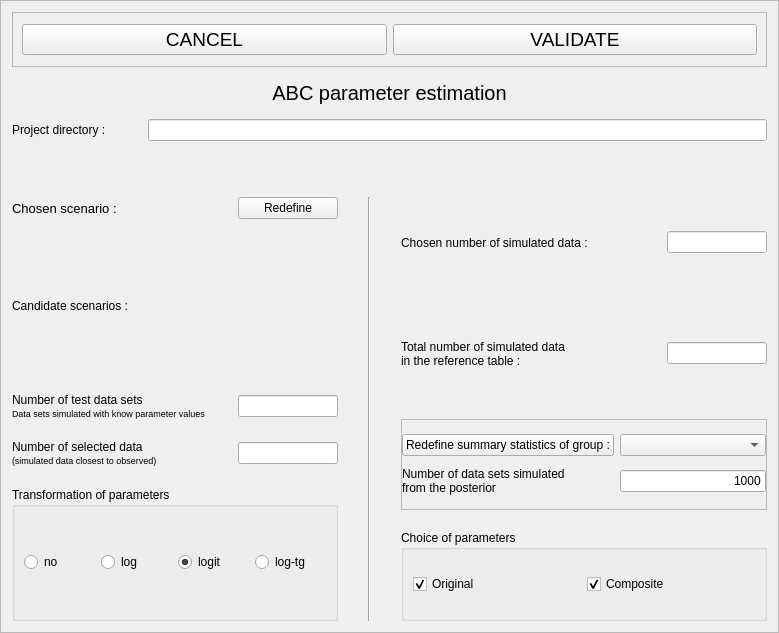
<?xml version="1.0" encoding="UTF-8"?>
<ui version="4.0">
 <class>Frame</class>
 <widget class="QFrame" name="Frame">
  <property name="geometry">
   <rect>
    <x>0</x>
    <y>0</y>
    <width>779</width>
    <height>633</height>
   </rect>
  </property>
  <property name="windowTitle">
   <string>Frame</string>
  </property>
  <property name="frameShape">
   <enum>QFrame::StyledPanel</enum>
  </property>
  <property name="frameShadow">
   <enum>QFrame::Raised</enum>
  </property>
  <layout class="QVBoxLayout" name="verticalLayout_3">
   <item>
    <widget class="QFrame" name="frame_6">
     <property name="sizePolicy">
      <sizepolicy hsizetype="Expanding" vsizetype="Preferred">
       <horstretch>0</horstretch>
       <verstretch>0</verstretch>
      </sizepolicy>
     </property>
     <property name="minimumSize">
      <size>
       <width>0</width>
       <height>55</height>
      </size>
     </property>
     <property name="maximumSize">
      <size>
       <width>16777215</width>
       <height>55</height>
      </size>
     </property>
     <property name="frameShape">
      <enum>QFrame::StyledPanel</enum>
     </property>
     <property name="frameShadow">
      <enum>QFrame::Raised</enum>
     </property>
     <layout class="QHBoxLayout" name="horizontalLayout_9">
      <item>
       <widget class="QPushButton" name="exitButton">
        <property name="font">
         <font>
          <pointsize>14</pointsize>
         </font>
        </property>
        <property name="toolTip">
         <string>Leave this screen without loosing any change</string>
        </property>
        <property name="text">
         <string>CANCEL</string>
        </property>
        <property name="shortcut">
         <string>Alt+E</string>
        </property>
       </widget>
      </item>
      <item>
       <widget class="QPushButton" name="okButton">
        <property name="font">
         <font>
          <pointsize>14</pointsize>
         </font>
        </property>
        <property name="toolTip">
         <string>Test and save data (Alt+o)</string>
        </property>
        <property name="text">
         <string>VALIDATE</string>
        </property>
        <property name="shortcut">
         <string>Alt+V</string>
        </property>
       </widget>
      </item>
     </layout>
    </widget>
   </item>
   <item>
    <widget class="QLabel" name="label">
     <property name="minimumSize">
      <size>
       <width>0</width>
       <height>40</height>
      </size>
     </property>
     <property name="maximumSize">
      <size>
       <width>16777215</width>
       <height>40</height>
      </size>
     </property>
     <property name="font">
      <font>
       <pointsize>15</pointsize>
      </font>
     </property>
     <property name="text">
      <string>ABC parameter estimation</string>
     </property>
     <property name="alignment">
      <set>Qt::AlignCenter</set>
     </property>
    </widget>
   </item>
   <item>
    <layout class="QHBoxLayout" name="horizontalLayout_7">
     <item>
      <widget class="QLabel" name="label_6">
       <property name="minimumSize">
        <size>
         <width>130</width>
         <height>0</height>
        </size>
       </property>
       <property name="maximumSize">
        <size>
         <width>130</width>
         <height>16777215</height>
        </size>
       </property>
       <property name="text">
        <string>Project directory : </string>
       </property>
      </widget>
     </item>
     <item>
      <widget class="QLineEdit" name="projectNameEdit">
       <property name="readOnly">
        <bool>true</bool>
       </property>
      </widget>
     </item>
    </layout>
   </item>
   <item>
    <spacer name="verticalSpacer">
     <property name="orientation">
      <enum>Qt::Vertical</enum>
     </property>
     <property name="sizeType">
      <enum>QSizePolicy::Fixed</enum>
     </property>
     <property name="sizeHint" stdset="0">
      <size>
       <width>20</width>
       <height>50</height>
      </size>
     </property>
    </spacer>
   </item>
   <item>
    <layout class="QHBoxLayout" name="horizontalLayout_3">
     <property name="spacing">
      <number>20</number>
     </property>
     <item>
      <layout class="QVBoxLayout" name="verticalLayout">
       <property name="spacing">
        <number>20</number>
       </property>
       <property name="rightMargin">
        <number>10</number>
       </property>
       <item>
        <layout class="QHBoxLayout" name="horizontalLayout_4">
         <item>
          <widget class="QLabel" name="scenariosLabel">
           <property name="sizePolicy">
            <sizepolicy hsizetype="Expanding" vsizetype="Preferred">
             <horstretch>0</horstretch>
             <verstretch>0</verstretch>
            </sizepolicy>
           </property>
           <property name="minimumSize">
            <size>
             <width>0</width>
             <height>20</height>
            </size>
           </property>
           <property name="maximumSize">
            <size>
             <width>16777215</width>
             <height>20</height>
            </size>
           </property>
           <property name="font">
            <font>
             <pointsize>10</pointsize>
            </font>
           </property>
           <property name="text">
            <string>Chosen scenario :</string>
           </property>
           <property name="alignment">
            <set>Qt::AlignLeading|Qt::AlignLeft|Qt::AlignVCenter</set>
           </property>
          </widget>
         </item>
         <item>
          <widget class="QPushButton" name="redefButton">
           <property name="minimumSize">
            <size>
             <width>100</width>
             <height>0</height>
            </size>
           </property>
           <property name="maximumSize">
            <size>
             <width>100</width>
             <height>16777215</height>
            </size>
           </property>
           <property name="text">
            <string>Redefine</string>
           </property>
          </widget>
         </item>
        </layout>
       </item>
       <item>
        <layout class="QHBoxLayout" name="horizontalLayout_6">
         <item>
          <widget class="QLabel" name="candidateLabel">
           <property name="text">
            <string>Candidate scenarios : </string>
           </property>
           <property name="alignment">
            <set>Qt::AlignLeading|Qt::AlignLeft|Qt::AlignVCenter</set>
           </property>
          </widget>
         </item>
        </layout>
       </item>
       <item>
        <layout class="QHBoxLayout" name="horizontalLayout_5">
         <item>
          <layout class="QVBoxLayout" name="verticalLayout_4">
           <property name="spacing">
            <number>1</number>
           </property>
           <item>
            <widget class="QLabel" name="label_4">
             <property name="sizePolicy">
              <sizepolicy hsizetype="Expanding" vsizetype="Preferred">
               <horstretch>0</horstretch>
               <verstretch>0</verstretch>
              </sizepolicy>
             </property>
             <property name="minimumSize">
              <size>
               <width>0</width>
               <height>13</height>
              </size>
             </property>
             <property name="maximumSize">
              <size>
               <width>16777215</width>
               <height>13</height>
              </size>
             </property>
             <property name="text">
              <string>Number of test data sets</string>
             </property>
             <property name="alignment">
              <set>Qt::AlignLeading|Qt::AlignLeft|Qt::AlignVCenter</set>
             </property>
            </widget>
           </item>
           <item>
            <widget class="QLabel" name="label_5">
             <property name="sizePolicy">
              <sizepolicy hsizetype="Expanding" vsizetype="Preferred">
               <horstretch>0</horstretch>
               <verstretch>0</verstretch>
              </sizepolicy>
             </property>
             <property name="minimumSize">
              <size>
               <width>0</width>
               <height>13</height>
              </size>
             </property>
             <property name="maximumSize">
              <size>
               <width>16777215</width>
               <height>13</height>
              </size>
             </property>
             <property name="font">
              <font>
               <pointsize>7</pointsize>
              </font>
             </property>
             <property name="text">
              <string>Data sets simulated with know parameter values</string>
             </property>
             <property name="alignment">
              <set>Qt::AlignLeading|Qt::AlignLeft|Qt::AlignVCenter</set>
             </property>
            </widget>
           </item>
          </layout>
         </item>
         <item>
          <widget class="QLineEdit" name="notdsEdit">
           <property name="minimumSize">
            <size>
             <width>100</width>
             <height>0</height>
            </size>
           </property>
           <property name="maximumSize">
            <size>
             <width>100</width>
             <height>16777215</height>
            </size>
           </property>
           <property name="alignment">
            <set>Qt::AlignRight|Qt::AlignTrailing|Qt::AlignVCenter</set>
           </property>
          </widget>
         </item>
        </layout>
       </item>
       <item>
        <layout class="QGridLayout" name="gridLayout_2">
         <property name="verticalSpacing">
          <number>1</number>
         </property>
         <item row="0" column="0">
          <widget class="QLabel" name="label_2">
           <property name="sizePolicy">
            <sizepolicy hsizetype="Expanding" vsizetype="Preferred">
             <horstretch>0</horstretch>
             <verstretch>0</verstretch>
            </sizepolicy>
           </property>
           <property name="minimumSize">
            <size>
             <width>0</width>
             <height>13</height>
            </size>
           </property>
           <property name="maximumSize">
            <size>
             <width>16777215</width>
             <height>13</height>
            </size>
           </property>
           <property name="text">
            <string>Number of selected data</string>
           </property>
           <property name="alignment">
            <set>Qt::AlignLeading|Qt::AlignLeft|Qt::AlignVCenter</set>
           </property>
          </widget>
         </item>
         <item row="0" column="1" rowspan="2">
          <widget class="QLineEdit" name="nosdEdit">
           <property name="minimumSize">
            <size>
             <width>100</width>
             <height>0</height>
            </size>
           </property>
           <property name="maximumSize">
            <size>
             <width>100</width>
             <height>16777215</height>
            </size>
           </property>
           <property name="alignment">
            <set>Qt::AlignRight|Qt::AlignTrailing|Qt::AlignVCenter</set>
           </property>
          </widget>
         </item>
         <item row="1" column="0">
          <widget class="QLabel" name="label_3">
           <property name="sizePolicy">
            <sizepolicy hsizetype="Expanding" vsizetype="Preferred">
             <horstretch>0</horstretch>
             <verstretch>0</verstretch>
            </sizepolicy>
           </property>
           <property name="minimumSize">
            <size>
             <width>0</width>
             <height>13</height>
            </size>
           </property>
           <property name="maximumSize">
            <size>
             <width>16777215</width>
             <height>13</height>
            </size>
           </property>
           <property name="font">
            <font>
             <pointsize>7</pointsize>
            </font>
           </property>
           <property name="text">
            <string>(simulated data closest to observed)</string>
           </property>
           <property name="alignment">
            <set>Qt::AlignLeading|Qt::AlignLeft|Qt::AlignVCenter</set>
           </property>
          </widget>
         </item>
        </layout>
       </item>
       <item>
        <widget class="QGroupBox" name="groupBox_2">
         <property name="minimumSize">
          <size>
           <width>0</width>
           <height>0</height>
          </size>
         </property>
         <property name="maximumSize">
          <size>
           <width>16777215</width>
           <height>16777215</height>
          </size>
         </property>
         <property name="title">
          <string>Transformation of parameters</string>
         </property>
         <layout class="QHBoxLayout" name="horizontalLayout_2">
          <item>
           <widget class="QRadioButton" name="noRadio">
            <property name="text">
             <string>no</string>
            </property>
           </widget>
          </item>
          <item>
           <widget class="QRadioButton" name="logRadio">
            <property name="text">
             <string>log</string>
            </property>
           </widget>
          </item>
          <item>
           <widget class="QRadioButton" name="logitRadio">
            <property name="text">
             <string>logit</string>
            </property>
            <property name="checked">
             <bool>true</bool>
            </property>
           </widget>
          </item>
          <item>
           <widget class="QRadioButton" name="logtgRadio">
            <property name="text">
             <string>log-tg</string>
            </property>
           </widget>
          </item>
         </layout>
        </widget>
       </item>
      </layout>
     </item>
     <item>
      <widget class="Line" name="line">
       <property name="orientation">
        <enum>Qt::Vertical</enum>
       </property>
      </widget>
     </item>
     <item>
      <layout class="QVBoxLayout" name="verticalLayout_2">
       <property name="spacing">
        <number>20</number>
       </property>
       <property name="leftMargin">
        <number>10</number>
       </property>
       <item>
        <layout class="QGridLayout" name="gridLayout">
         <property name="horizontalSpacing">
          <number>0</number>
         </property>
        </layout>
       </item>
       <item>
        <widget class="QFrame" name="frame">
         <property name="frameShape">
          <enum>QFrame::NoFrame</enum>
         </property>
         <property name="frameShadow">
          <enum>QFrame::Raised</enum>
         </property>
         <layout class="QHBoxLayout" name="horizontalLayout_8">
          <property name="leftMargin">
           <number>0</number>
          </property>
          <property name="rightMargin">
           <number>0</number>
          </property>
          <item>
           <widget class="QLabel" name="label_8">
            <property name="minimumSize">
             <size>
              <width>220</width>
              <height>0</height>
             </size>
            </property>
            <property name="maximumSize">
             <size>
              <width>220</width>
              <height>16777215</height>
             </size>
            </property>
            <property name="text">
             <string>Chosen number of simulated data : </string>
            </property>
           </widget>
          </item>
          <item>
           <spacer name="horizontalSpacer">
            <property name="orientation">
             <enum>Qt::Horizontal</enum>
            </property>
            <property name="sizeHint" stdset="0">
             <size>
              <width>40</width>
              <height>20</height>
             </size>
            </property>
           </spacer>
          </item>
          <item>
           <widget class="QLineEdit" name="cnosdEdit">
            <property name="minimumSize">
             <size>
              <width>100</width>
              <height>0</height>
             </size>
            </property>
            <property name="maximumSize">
             <size>
              <width>100</width>
              <height>16777215</height>
             </size>
            </property>
            <property name="alignment">
             <set>Qt::AlignRight|Qt::AlignTrailing|Qt::AlignVCenter</set>
            </property>
           </widget>
          </item>
         </layout>
        </widget>
       </item>
       <item>
        <widget class="QFrame" name="frame_2">
         <property name="minimumSize">
          <size>
           <width>0</width>
           <height>40</height>
          </size>
         </property>
         <property name="frameShape">
          <enum>QFrame::NoFrame</enum>
         </property>
         <property name="frameShadow">
          <enum>QFrame::Raised</enum>
         </property>
         <layout class="QHBoxLayout" name="horizontalLayout_10">
          <property name="leftMargin">
           <number>0</number>
          </property>
          <property name="rightMargin">
           <number>0</number>
          </property>
          <item>
           <widget class="QLabel" name="label_7">
            <property name="minimumSize">
             <size>
              <width>220</width>
              <height>0</height>
             </size>
            </property>
            <property name="maximumSize">
             <size>
              <width>220</width>
              <height>16777215</height>
             </size>
            </property>
            <property name="text">
             <string>Total number of simulated data
in the reference table :</string>
            </property>
           </widget>
          </item>
          <item>
           <spacer name="horizontalSpacer_2">
            <property name="orientation">
             <enum>Qt::Horizontal</enum>
            </property>
            <property name="sizeHint" stdset="0">
             <size>
              <width>40</width>
              <height>20</height>
             </size>
            </property>
           </spacer>
          </item>
          <item>
           <widget class="QLineEdit" name="totNumSimEdit">
            <property name="minimumSize">
             <size>
              <width>100</width>
              <height>0</height>
             </size>
            </property>
            <property name="maximumSize">
             <size>
              <width>100</width>
              <height>16777215</height>
             </size>
            </property>
            <property name="alignment">
             <set>Qt::AlignRight|Qt::AlignTrailing|Qt::AlignVCenter</set>
            </property>
            <property name="readOnly">
             <bool>true</bool>
            </property>
           </widget>
          </item>
         </layout>
        </widget>
       </item>
       <item>
        <widget class="QFrame" name="redefSumStatsFrame">
         <property name="frameShape">
          <enum>QFrame::StyledPanel</enum>
         </property>
         <property name="frameShadow">
          <enum>QFrame::Raised</enum>
         </property>
         <layout class="QGridLayout" name="gridLayout_3">
          <property name="leftMargin">
           <number>0</number>
          </property>
          <property name="rightMargin">
           <number>0</number>
          </property>
          <item row="0" column="0">
           <widget class="QPushButton" name="redefSumStatsButton">
            <property name="text">
             <string>Redefine summary statistics of group :</string>
            </property>
           </widget>
          </item>
          <item row="0" column="1">
           <widget class="QComboBox" name="redefSumStatsCombo"/>
          </item>
          <item row="1" column="0">
           <widget class="QLabel" name="label_9">
            <property name="text">
             <string>Number of data sets simulated 
from the posterior</string>
            </property>
           </widget>
          </item>
          <item row="1" column="1">
           <widget class="QLineEdit" name="nodssftpEdit">
            <property name="text">
             <string>1000</string>
            </property>
            <property name="alignment">
             <set>Qt::AlignRight|Qt::AlignTrailing|Qt::AlignVCenter</set>
            </property>
           </widget>
          </item>
         </layout>
        </widget>
       </item>
       <item>
        <widget class="QGroupBox" name="paramChoiceBox">
         <property name="title">
          <string>Choice of parameters</string>
         </property>
         <layout class="QHBoxLayout" name="horizontalLayout">
          <item>
           <widget class="QCheckBox" name="oCheck">
            <property name="text">
             <string>Original</string>
            </property>
            <property name="checked">
             <bool>true</bool>
            </property>
           </widget>
          </item>
          <item>
           <widget class="QCheckBox" name="cCheck">
            <property name="text">
             <string>Composite</string>
            </property>
            <property name="checked">
             <bool>true</bool>
            </property>
           </widget>
          </item>
         </layout>
        </widget>
       </item>
      </layout>
     </item>
    </layout>
   </item>
  </layout>
 </widget>
 <resources/>
 <connections/>
</ui>
